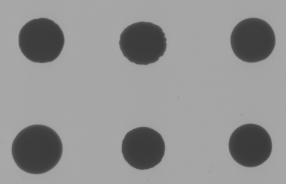
#> input picture data/yeast_colonies.jpg, 286 x 184 px, found by its file name; the run also reads 2 pictures not shown here
$ jupyter execute --allow-errors 23_image_analysis.ipynb
#> lines starting #> are read from the running program, lines starting #| are printed output that depends on the picture
# Working with Image Data

In this notebook we're going to illustrate some simple examples of working with image data in Python.

Image analysis tasks like trimming, normalizing, and segmentation are commonly used in the biological sciences in the context of phenotyping, microscopy, object tracking, etc.

The examples here illustrate simple functions built into matplotlib and numpy. For more sophisticated image analysis tools check out the [scikit-image](https://scikit-image.org/) library.

## Data

We'll use two example images which can be found on the course wiki

* [chesterdog.jpg](https://raw.githubusercontent.com/Bio724D/Bio724D_2023_2024/main/data/chesterdog.jpg)
* [yeast_colonies.jpg](https://raw.githubusercontent.com/Bio724D/Bio724D_2023_2024/main/data/chesterdog.jpg)

Download these into your working directory.

## Libraries

[cell 1]
import numpy as np  # numpy provides support for arrays
from matplotlib import pyplot as plt  # the pyplot sublibrary is the default plotting interface
from matplotlib import image  # the image sublibrary provides support for loading image data

## Reading the images

When using the matplotlib image library, images are loaded as numpy arrays.

Let's start by checking out the shape of these arrays we got back so we understand their dimensions.

Notice that the object `chester` has three dimensions, while `colonies` only has two. This is because the image file `chesterdog.jpg` is a color image with red, green, and blue (RGB) data for each pixel in the image.  `yeast_colonies.jpg` is a grayscale image with only a single value per pixel.

## Plotting images

Having loaded the images we can now plot them as follows using the `imshow()` function defined in the pyplot sublibrary of matplotlib:

What's going on wiht our second image? `imshow` defaults to drawing images in color. To specify that we want to show a grayscale image we need to specify the "colormap" (cmap) as "gray".

We also need to set `vmin` and `vmax` which give the minimum and maximum values of the pixel intensity. Since this is an 8-bit grayscale image, the minimum pixel intensity is 0 (pure black) and the maximum is 255 (pure white).

Note that when an input array is 3D, like `chester`, we don't need to set the `vmin` and `vmax` because matplotlib automatically assumes that the array being plotted is an RGB image and sets appropriate limits based on the data type in the array.

Try plotting the colonies image without specifying `vmin` and `vmax`.  How does this differ from the image above? In the absence of a specified `vmin` and `vmax` matplotlib will "normalize" it's color map to the minimum and maximum values found in the array (see the [matplotlib docs on color normalization](https://matplotlib.org/stable/users/explain/colors/colormapnorms.html#colormapnorms) for more info).

# Basic image manipulation

Let's start with some basic image manipulation tasks, like extracting a region of interest from an image.

These basic manipulation tasks are achieved through simple indexing of the array.  Notice that for the `chester` image there are three axes we need to consider. The first axis represents rows of pixels (y-direction), the second axis represents columns (x-direction), and the third represents color "channels" or layers (RGB).

[cell 2]
# extract a (300,400) sub-array, all 3 color layers

We can flip the image in the vertical direction by taking the rows in reverse order using a negative step index

[cell 3]
# Reverse one of the axes, notice the change in orientation

We can rotate the image by transposition.  With a 2D array, transposition swaps rows and columns. Higher dimensional tranposition requires us to be explicit about what order or rearrangement want the dimensions in. Here we swap rows and columns but leave the color information unchanged.

[cell 4]
# Transpose the x,y axes

If we want to edit the image in place, we can replace values in memory. Here we copy the original image first so we still have a copy of the unedited version of chester.

[cell 5]
# Flip  a small section of the image "in place"

Up to now we've been focused on the row and column data of the RGB image, but we can also manipulate the color channels (layers).

For example, we can extract each layer separately:

[cell 6]
# extract the red, green, and blue channels separately

We can then plot just a single channel:

[cell 7]
# Plot just the red channel data

Or all channels in a multi-plot layout:

[cell 8]
# plot all 3 channels side-by-side

We can even manipulate the color channel information directly, or re-order the channels as shown below:

[cell 9]
# create a new 3D array by re-stacking the color channels in a different order

We can also manipulate the brightness and contrast of the image. For these examples, we'll work with the image of yeast colonies because it's much simpler to show how this works with just one channel.

In black-and-white images, darker values are indicated by lower values (0 = black and 255 = white). To brighten the image, add a constant (scalar) value to the matrix and to darken subtract a constant. Spreading or compressing values will decrease or increase contrast, respectively. The simplest way to do this is by multiplying the array by a fixed value: multiplying by >1.0 will spread values and by <1.0 will compress them.

Note that both of these simple manipulations create distortions. For instance, large original values will be capped at 255 when adding a constant, resulting in binning pixels at absolute white.

[cell 10]
# increase brightness

[cell 11]
# plot brightness manipulations side-by-side
# include .set_title() and .axis() for a clearer and cleaner plot

[cell 12]
# plot contrast manipulations side-by-side
# include .set_title() and .axis() for a clearer and cleaner plot

# Combining manipulation and quantitation

In this second example we'll illustrate how to get quantititative information from images using a simple segmenetation and pixel counting procedure.

Our goal is the analyze the area (number of pixels) of each colony in the image below.

#> (a cell that did not finish here is left out)

To accomplish this we're going to chop this single image into multiple sub-images (one for each colony) and analyze each subimage separately.

For simplicitly we'll cut into 100 x 100 pixel sub-images using the boundaries illustrated below.  We'll specify the positions of the subimages by giving the y- and x- start positions.

[cell 14]
# Cutting out multiple slices of the image, each representing a colony

[cell 15]
# these tuples are the upper left corners of each sub-image we'll extract

The code below illustrates each of sub-images we're extracting.  Note that some of the sub-images go beyond the 'border' of the array.  If we index beyond the maximum index, Python simply truncates at the maximum.

[cell 16]
# let's draw the boundaries on the image

[cell 17]
# extract each subimage into a list

[cell 18]
# plot all the individual subimages
# notice that the different subimages are not the same size
# however, this doesn't matter for our analysis to follow
# as long as each sub-image fully contains the colony we want to analyze

Here's what a single one of our sub-images looks like:

If we plot a histogram of the pixel values in the sub-image we get a bimodal distribution as shown below. The larger values represent "brighter" pixels (i.e. the light grey background) while the lower mode represents pixels in the colony itself.  It is those colony pixels that we want to count to estimate the size of each colony.

[cell 19]
# create a histogram of the pixel intensity data in the first spot

When doing image segmentation it is common to binarize an image into "background" vs "foreground" pixels. Here the foreground of interest are the pixels in each colony.

We can accomplish this by turning our integers array into an array of Booleans (True/False) values where True indicates a foreground pixel.

[cell 20]
# binarize the image by setting all pixels with values below 125 to have True, all others to False

[cell 21]
# calculate the area of the colony as the number of pixels that are "True"

If we want to automate this process for all colonies we can setup a for-loop:

[cell 22]
# automate this process for all the spots

Here are the calculated areas for each colony:

And here's a depiction of each segmented sub-image:

Instead of displaying the colonies in the order extracted from the starting image, we can plot them in decreadsing order of their size.

The numpy function `argsort` will give the indices that you would take the elements of an array to return them in sorted order.  Note that default sort order is from smallest to largest.

Using argsort then we can plot the segmented images from largest to smallest (after reversing the sort order)

## Breaking a complex problem up into parts using functions

A good strategy when faced with a complex computing problem is to break that problem up into a set of simpler sub-problems. We implement functions to solve the sub-problems and then write a wrapper function that call the supporting function to solve the original "higher order" problem.

Let's illustrate this strategy by expanding on the yeast colony image segmentation and quantification task we sketched out above.  In that example we showed how we could start with an image like this:

and segment it into black and white sub-image like this from which we measured the areas of each colony:

#### Sketching out a solution

If you review the code blocks above you'll see that our image analysis steps involved:

1. Loading the image
2. Thresholding the image
3. Finding the regions in each image that corresponded to a colony
4. Analyzing the colony regions

Let's take these steps and write "mock" functions to represent each sub-problem as well as the pipeline as a whole.

[cell 23]
def load_image():
    print("loading image")

def threshold_image():
    print("thresholding image")

def define_regions():
    print("defining regions")

def analyze_regions():
    print("analyzing regions")


def segment_and_measure():
    load_image()
    threshold_image()
    define_regions()
    analyze_regions()

The code above sketches out the logic of our pipeline. While it doesn't actually implement the key tasks, it will help us as we organize our code.  And we can actually run it at this point!

[cell 24]
segment_and_measure()

Now let's actually implement each subfunction. The implementation of the sub-functions will largely follow the code in the earlier notebook, but we'll add some functionality along the way and for the latter steps where we identify and analyze the regions we'll make use of some functions from the [scikit-image](https://scikit-image.org/) library.

#### Library imports

[cell 25]
import numpy as np
from matplotlib import pyplot as plt
from matplotlib import image
import skimage

#### load_image()

The prior notebook showed the steps for loading an image using the `image.imread` function defined in matplolib.

Since `imread` already exists, we don't really need to define our own function unless we want to add some additional functionality. For interactive analysis it can be useful to plot the image when we load it. So let's add some functionality to our `load_image` function that will allow us to optionally plot the image after loading.  In the spirit of encpasulating complexity, let's also write a helper function to do the plotting (`plot_image`) that allows use to specify whether the image should be plotted as RGB or grayscale (and the bitdepth).

[cell 26]
def load_image(fname, plot=False, grayscale=True, bitdepth=8):
    """Load a grescale image, returning it as an array.

    * if plot=True, generate an image plot at time of loading
    * bitdepth set's appropriate scaling of greyscale pixel intensities
    """
#> called with fname = 'yeast_colonies.jpg', plot = False, grayscale = True, bitdepth = 8
    img = image.imread(fname)
#> img is the input picture: shape (184, 286); min 57, max 170, mean 146.9
    if plot:
        plot_image(img, grayscale=grayscale, bitdepth=bitdepth)
    return img


def plot_image(img, grayscale=True, bitdepth=8, axes=None):
    if axes is None:
        axes = plt  # If no axes specified, using pyplot imshow
                    # otherwise will use the imshow method of provided axis
    if grayscale:
        axes.imshow(img, cmap="gray", vmin=0, vmax = 2**bitdepth - 1)
    else:
        axes.imshow(img)
     # return the "current" plotting axis if we want to use it again
    return plt.gca()

##### Testing our function

[cell 27]
# test our function with keyword defaults
img = load_image("yeast_colonies.jpg")
img

[cell 28]
# now w/plot = True
img = load_image("yeast_colonies.jpg", plot=True)

[cell 29]
# test of our plot_image helper function separate from load_image
# confirm that it works as expected when we tell it which image axes to plot on

fig, axes = plt.subplots(1, 2)
plot_image(img, axes=axes[0])
plot_image(img, axes=axes[1])
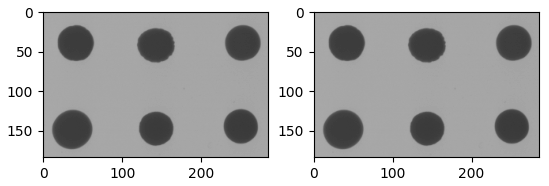
#> figure drawn by matplotlib, 2 panels

[cell 30]
# the actual bit depth is 8-bits (the default), but let's see what happens if
# we change it to a "wrong" value
img = load_image("yeast_colonies.jpg", plot=True, bitdepth=10)

#### Updating segment_and_measure

Having implemented and tested our `load_image` function, we need to update `segment_and_measure` to reflect the new call signature of `load_image`.

[cell 31]
# note change in how we call `load_image`
def segment_and_measure(fname):
    img = load_image(fname)
    threshold_image()
    define_regions()
    analyze_regions()
    return img

[cell 32]
# And test segment_and_measure
img = segment_and_measure("yeast_colonies.jpg")

#### threshold_image()

Now let's implement and test our threshold_image function. Again, this is pretty simple code -- just a comparison step between our image array and the threshold. Once again, we add a keyword argument to plot the result. However, we've now turned this image into just True/False values so the bitdepth is 1.

[cell 33]
def threshold_image(img, threshold, plot=False):
    """Threshold a grayscale image at the given threshold value.
    Assumes dark objects against a light background.
    """
#> called with threshold = 125, plot = True
    binimg =  img < threshold
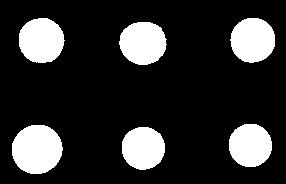
#> binimg: shape (184, 286) bool; 18.6% white; 6 white regions
    if plot:
        plot_image(binimg, grayscale=True, bitdepth=1)
    return binimg

[cell 34]
binimg = threshold_image(img, 125, plot=True)

#### A helper function for determining thresholds

In the examples above, I used a threshold of 125. But how did I determine that?  One way to do so is to look at a histogram of pixel intensities and use your judgement to determine a good cutoff value that separates background from foreground. Let's implementing a function to help us do that.

NOTE: there are variety of algorithms that have been proposed for automatic thresholding, several of which are available in the skimage library. We won't explore those here, but if we were developing a fully automated image analysis pipeline we would likely want to look into that functionality.

[cell 35]
def plot_image_histogram(img, bins=None):
    """Generate a pixel intensity histogram of an image. """
    plt.hist(img.ravel(), bins=bins)
    plt.xlabel("Intensity")
    plt.ylabel("Count")
    plt.title("Histogram of pixel intensity\n(darker = smaller values)")

The optional bins argument of `plt.hist()` is by default `None` which means it will try and infer the best number of bins here we define our own optional argument to overridge this

[cell 36]
plot_image_histogram(img)
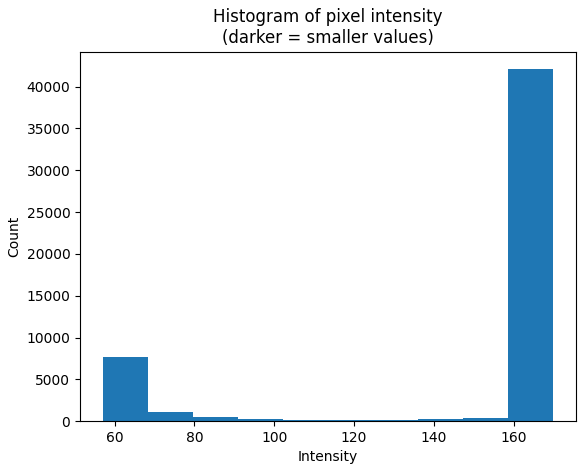
#> figure drawn by matplotlib, 1 panel; tallest bar 42085 high, from x = 158.7 to 170

[cell 37]
plot_image_histogram(img,30)
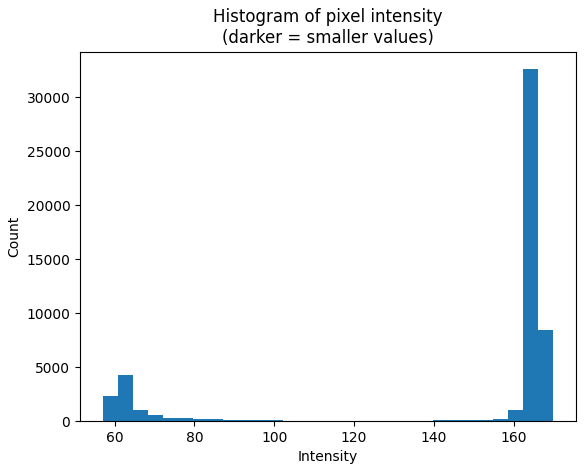
#> figure drawn by matplotlib, 1 panel; tallest bar 32610 high, from x = 162.5 to 166.2

Having implemented this helper function, let's integrate it into `segment_and_measure`.  We do so by creating a new keyword argument `threshold`.  If threshold is None, we generate the histogram plot and exit the function early.  Otherwise, we assume the user has given us an appropriate threshold value and we pass it to `threshold_image`.

[cell 38]
def segment_and_measure(fname, threshold=None):
    img = load_image(fname)

    if threshold is None:
        plot_image_histogram(img)
        print("Please specify a threshold for binarizing the image (see histogram).")
        return   # empty return statement returns None

    binimg = threshold_image(img, threshold)

    define_regions()
    analyze_regions()
    return img, binimg

And as always, we test our revised function.

[cell 39]
# testing without specifying a threshold
vals = segment_and_measure("yeast_colonies.jpg")

[cell 40]
# and now testing with the threshold specified
vals = segment_and_measure("yeast_colonies.jpg", threshold=125)

#### define_regions()

In the `image_analysis_example.ipynb` notebook we delineated the regions to be analyzed by cutting the thresholded image into pieces, where each piece contained a colony of interest.  This worked for our small example, but isn't in general a good solution as we can't guarantee the colonies we're analyzing we'll always be in the same location in the image or even that we're always analyzing the same number of colonies.

To solve this issue we turn to some functionality implemented in the `skimage` library. The `skimage.measure.label` function finds "connected regions" in a binary immage,  where "connected region" means region of non-zero (True in our case) pixels that are all neighbors of each other or are connected by chains of neighbors.  Visually, you can think of this function as finding all the islands of white pixels in our binarized (thresholded) image.

We can plot the labeled image as RGB, and each labeled region will be assigned it's own color.

[cell 41]
# plot the labeled image as a RGB image
# each label gets its own color
lblimg = skimage.measure.label(binimg)
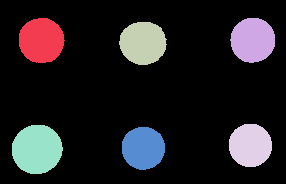
#> lblimg: shape (184, 286) int32; 7 distinct labels, from 0 to 6; one colour per label, 0 black
plt.imshow(lblimg)

[cell 42]
def define_regions(binimg, plot=False):
    """Label objects in a binarized image. """
    lblimg = skimage.measure.label(binimg)
    if plot:
        plot_image(lblimg, grayscale=False)
    return lblimg

##### A nicer visualization of  labeled regions

`skimage` provides an even nicer way to depict labeled image, implemented in the `label2rgb` fuction. This function takes a labeled image and turns it into an RGB image which we can plot, as shown below.

[cell 43]
lbloverlay = skimage.color.label2rgb(lblimg)
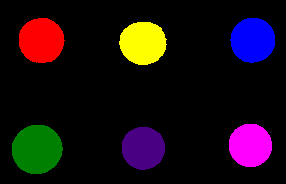
#> lbloverlay: shape (184, 286, 3) float64; mean R, G, B 0.0981, 0.0494, 0.0727
plt.imshow(lbloverlay)

If we pass our original image to the `image=` argument of `label2rgb` it will plot the label regions as semi-transparent "overlays" on top of the original image.

[cell 44]
lbloverlay = skimage.color.label2rgb(lblimg, image=img)
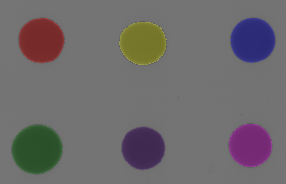
#> lbloverlay: shape (184, 286, 3) float64; mean R, G, B 0.433, 0.418, 0.425
#> (the rest of the program and of its run is left out)
